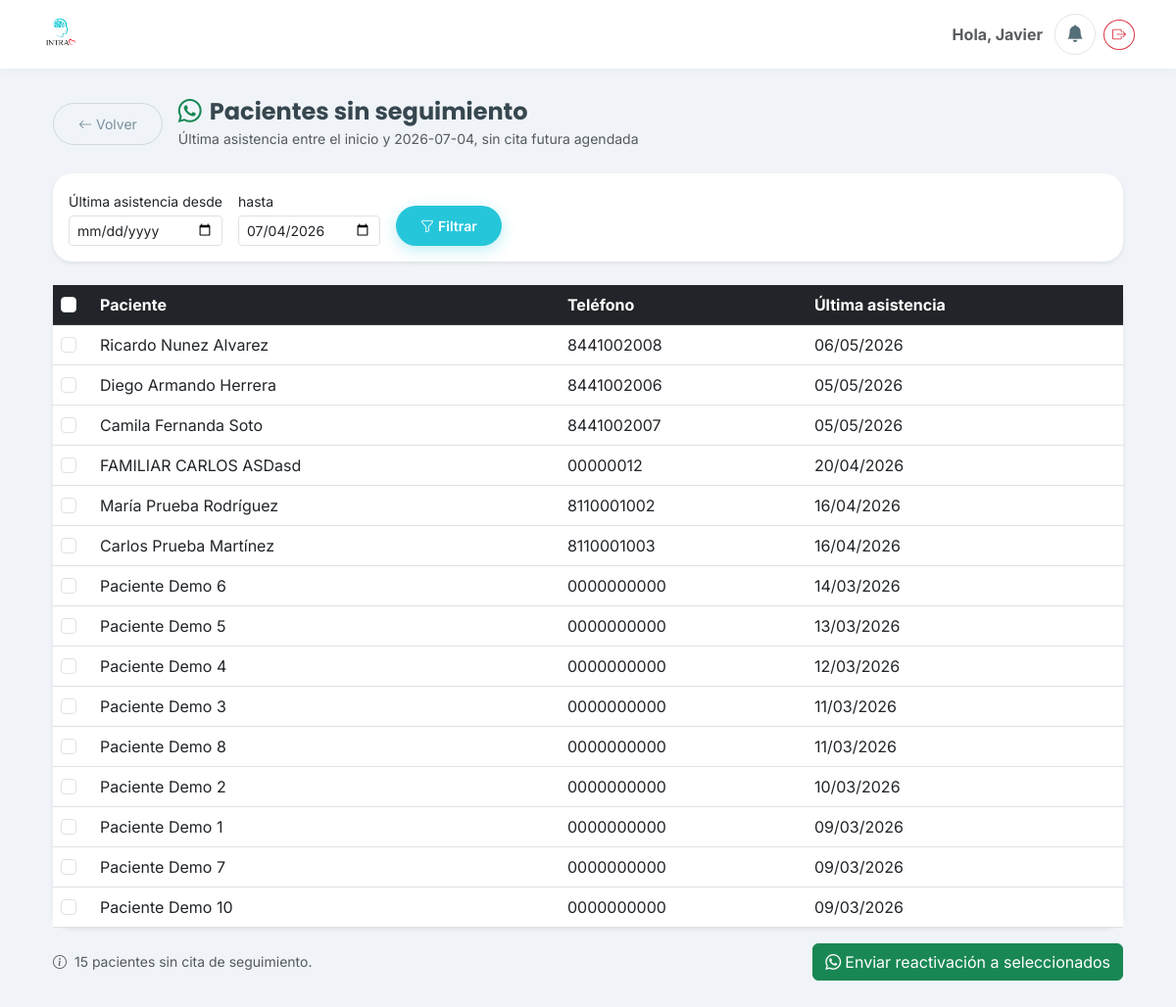
The app's page /pacientes/sin-seguimiento/ (signed in) with its own data.
### clinica/models.py (models this page shows, shortened)
class Paciente(models.Model):
    TIPO_CONTACTO_CHOICES = [
        ('propio', 'Propio'),
        ('madre', 'Madre'),
        ('padre', 'Padre'),
        ('pareja', 'Pareja'),
        ('otro', 'Otro'),
    ]
    SEXO_CHOICES = [
        ('Femenino', 'Femenino'),
        ('Masculino', 'Masculino'),
    ]
    usuario = models.OneToOneField(User, on_delete=models.SET_NULL, null=True, blank=True, related_name='perfil_paciente')
    nombre = models.CharField(max_length=200, verbose_name="Nombre Completo")
    fecha_nacimiento = models.DateField(verbose_name="Fecha de Nacimiento")
    nombre_normalizado = models.CharField(max_length=200, blank=True, editable=False)
    sexo = models.CharField(
        max_length=20,
        choices=SEXO_CHOICES,
        default='Femenino',
        verbose_name="Sexo"
    )
    telefono = models.CharField(max_length=20, verbose_name="Teléfono (WhatsApp)")
    identidad_contacto = models.CharField(max_length=20, choices=TIPO_CONTACTO_CHOICES, default='propio')
    servicio_inicial = models.ForeignKey('Servicio', on_delete=models.SET_NULL, null=True, verbose_name="Servicio Inicial")
    consentimiento_firmado = models.FileField(upload_to='documentos/', blank=True, null=True)
    estudio_socioeconomico = models.FileField(upload_to='documentos/', blank=True, null=True)
    apertura_expediente = models.FileField(upload_to='documentos/', blank=True, null=True)
    resumen_clinico = models.TextField(blank=True, null=True)
    empresa = models.ForeignKey(
        'Empresa', on_delete=models.SET_NULL, null=True, blank=True,
        related_name='pacientes'
    )
    division = models.ForeignKey(
        'Division', on_delete=models.SET_NULL, null=True, blank=True,
        related_name='pacientes', verbose_name='División'
    )
    pacientes_relacionados = models.ManyToManyField('self', blank=True, symmetrical=True)
    enlace_resultados = models.URLField(blank=True, null=True)
    fecha_registro = models.DateTimeField(auto_now_add=True)
    dado_de_alta = models.BooleanField(default=False, verbose_name="Dado de alta")
    fecha_alta = models.DateTimeField(null=True, blank=True)
    class Meta:
        verbose_name = "Paciente"
        verbose_name_plural = "Pacientes"

### clinica/views.py (the view)
@login_required
def pacientes_sin_seguimiento(request):
    hoy = timezone.localdate()
    desde_str = request.GET.get('desde', '')
    hasta_str = request.GET.get('hasta', '')
    desde = datetime.strptime(desde_str, '%Y-%m-%d').date() if desde_str else None
    hasta = datetime.strptime(hasta_str, '%Y-%m-%d').date() if hasta_str else hoy
    pacientes_con_cita_futura = Cita.objects.filter(
        fecha__gte=hoy,
        estatus__in=Cita.ESTATUS_ACTIVOS,
    ).values_list('paciente_id', flat=True)
    pacientes = (
        Paciente.objects.exclude(telefono='')
        .exclude(pk__in=pacientes_con_cita_futura)
        .annotate(ultima_asistencia=Max(
            'citas__fecha', filter=Q(citas__estatus=Cita.ESTATUS_SI_ASISTIO)
        ))
        .filter(ultima_asistencia__isnull=False, ultima_asistencia__lte=hasta)
    )
    if desde:
        pacientes = pacientes.filter(ultima_asistencia__gte=desde)
    return render(request, 'clinica/pacientes_sin_seguimiento.html', {
        'pacientes': pacientes.order_by('-ultima_asistencia'),
        'desde': desde_str,
        'hasta': hasta_str or hoy.isoformat(),
    })

### clinica/templates/clinica/pacientes_sin_seguimiento.html (shortened to what this page needs)
{% extends 'clinica/base.html' %}
{% block content %}
<div class="container mt-4 mb-5">
    <div class="d-flex align-items-center gap-3 mb-4">
        <a href="{% url 'home' %}" class="btn btn-outline-secondary btn-sm">
            <i class="bi bi-arrow-left me-1"></i>Volver
        </a>
        <div>
            <h4 class="mb-0 fw-bold">
                <i class="bi bi-whatsapp me-2 text-success"></i>Pacientes sin seguimiento
            </h4>
            <small class="text-muted">
                Última asistencia entre {{ desde|default:"el inicio" }} y {{ hasta }}, sin cita futura agendada
            </small>
        </div>
    </div>
    <form method="get" class="card border-0 shadow-sm mb-4">
        <div class="card-body d-flex flex-wrap gap-3 align-items-end">
            <div>
                <label for="desde" class="form-label small mb-1">Última asistencia desde</label>
                <input type="date" id="desde" name="desde" class="form-control form-control-sm" value="{{ desde }}">
            </div>
            <div>
                <label for="hasta" class="form-label small mb-1">hasta</label>
                <input type="date" id="hasta" name="hasta" class="form-control form-control-sm" value="{{ hasta }}">
            </div>
            <button type="submit" class="btn btn-primary btn-sm">
                <i class="bi bi-funnel me-1"></i>Filtrar
            </button>
        </div>
    </form>
    {% if pacientes %}
    <form id="form-reactivacion">
        <div class="card border-0 shadow-sm">
            <div class="card-body p-0">
                <div class="table-responsive">
                    <table class="table table-hover align-middle mb-0">
                        <thead class="table-dark">
                            <tr>
                                <th style="width:40px;">
                                    <input type="checkbox" id="check-todos" class="form-check-input">
                                </th>
                                <th>Paciente</th>
                                <th>Teléfono</th>
                                <th>Última asistencia</th>
                            </tr>
                        </thead>
                        <tbody>
                            {% for paciente in pacientes %}
                            <tr>
                                <td>
                                    <input type="checkbox" class="form-check-input check-paciente" value="{{ paciente.id }}">
                                </td>
                                <td>{{ paciente.nombre }}</td>
                                <td>{{ paciente.telefono }}</td>
                                <td>{{ paciente.ultima_asistencia|date:"d/m/Y" }}</td>
                            </tr>
                            {% endfor %}
                        </tbody>
                    </table>
                </div>
            </div>
        </div>
        <div class="d-flex justify-content-between align-items-center mt-3">
            <p class="text-muted small mb-0">
                <i class="bi bi-info-circle me-1"></i>
                {{ pacientes|length }} paciente{{ pacientes|length|pluralize }} sin cita de seguimiento.
            </p>
            <button type="submit" class="btn btn-success" id="btn-enviar-reactivacion">
                <i class="bi bi-whatsapp me-1"></i>Enviar reactivación a seleccionados
            </button>
        </div>
    </form>
    {% endif %}
</div>
{% endblock %}

### clinica/templates/clinica/base.html (shortened to what this page needs)
{% load static %}
<!DOCTYPE html>
<html lang="es">
<head>
    <link href="https://cdn.jsdelivr.net/npm/bootstrap@5.3.0/dist/css/bootstrap.min.css" rel="stylesheet">
    <link rel="stylesheet" href="https://cdn.jsdelivr.net/npm/bootstrap-icons@1.10.5/font/bootstrap-icons.css">
</head>
<body>
    <nav class="navbar navbar-expand-lg fixed-top">
        <div class="container">
            <a class="navbar-brand d-flex align-items-center" href="{% url 'home' %}">
               <img src="{% static 'clinica/images/logo.png' %}" alt="Logo INTRA" class="me-2">
            </a>
            <div class="d-flex align-items-center gap-2">
                <span class="me-1 text-muted fw-bold d-none d-md-block">
                    Hola, {{ user.username|title }}
                </span>
                {% if user.perfil_terapeuta %}
                <div class="position-relative">
                    <button id="btn-campanita"
                            class="btn-campanita"
                            type="button"
                            data-bs-toggle="offcanvas"
                            data-bs-target="#notifPanel"
                            title="Notificaciones"
                            aria-label="Ver notificaciones">
                        <i class="bi bi-bell-fill"></i>
                    </button>
                </div>
                {% endif %}
<form action="{% url 'logout' %}" method="post">
                    <button type="submit" class="btn btn-outline-danger btn-sm rounded-circle" title="Cerrar Sesión">
                        <i class="bi bi-box-arrow-right"></i>
                    </button>
                </form>
            </div>
        </div>
    </nav>
    <div class="container" style="margin-top: 100px;">
        {% block content %}
        {% endblock %}
    </div>
</body>
<link href="https://cdn.jsdelivr.net/npm/select2@4.1.0-rc.0/dist/css/select2.min.css" rel="stylesheet" />
<link rel="stylesheet" href="https://cdn.jsdelivr.net/npm/select2-bootstrap-5-theme@1.3.0/dist/select2-bootstrap-5-theme.min.css" />
</html>

### clinica/templates/clinica/base.html (style rules this page uses)
:root { --intra-primary: #26C6DA; --intra-secondary: #EF5350; --intra-dark: #37474F; --intra-light: #F0F4F8; --intra-white: #FFFFFF; }
body { background-color: var(--intra-light); font-family: 'Inter', sans-serif; color: var(--intra-dark); }
h1, h2, h3, h4, h5, .navbar-brand { font-family: 'Poppins', sans-serif; }
.btn-primary { background-color: var(--intra-primary); border: none; border-radius: 50px; padding: 10px 25px; font-weight: 600; box-shadow: 0 4px 15px rgba(38, 198, 218, 0.3); transition: all 0.3s ease; }
.btn-outline-secondary { border-color: #CFD8DC; color: #78909C; border-radius: 50px; padding: 10px 25px; }
.card { border: none; border-radius: 20px; box-shadow: 0 10px 30px rgba(0,0,0,0.05); }
.navbar { background-color: var(--intra-white); box-shadow: 0 2px 15px rgba(0,0,0,0.03); padding-top: 10px; padding-bottom: 10px; }
.navbar-brand img { height: 40px; width: auto; }
.btn-campanita { position: relative; width: 42px; height: 42px; border-radius: 50%; border: 1px solid #E0E6EC; background: #fff; color: #546E7A; display: inline-flex; align-items: center; justify-content: center; font-size: 1.1rem; transition: all .2s ease; cursor: pointer; }

### records on screen
Paciente: nombre "Ricardo Nunez Alvarez", telefono "8441002008", ultima_asistencia "06/05/2026"
Paciente: nombre "Diego Armando Herrera", telefono "8441002006", ultima_asistencia "05/05/2026"
Paciente: nombre "Camila Fernanda Soto", telefono "8441002007", ultima_asistencia "05/05/2026"
Paciente: nombre "FAMILIAR CARLOS ASDasd", telefono "00000012", ultima_asistencia "20/04/2026"
Paciente: nombre "María Prueba Rodríguez", telefono "8110001002", ultima_asistencia "16/04/2026"
Paciente: nombre "Carlos Prueba Martínez", telefono "8110001003", ultima_asistencia "16/04/2026"
Paciente: nombre "Paciente Demo 6", telefono "0000000000", ultima_asistencia "14/03/2026"
Paciente: nombre "Paciente Demo 5", telefono "0000000000", ultima_asistencia "13/03/2026"
Paciente: nombre "Paciente Demo 4", telefono "0000000000", ultima_asistencia "12/03/2026"
Paciente: nombre "Paciente Demo 3", telefono "0000000000", ultima_asistencia "11/03/2026"
Paciente: nombre "Paciente Demo 8", telefono "0000000000", ultima_asistencia "11/03/2026"
Paciente: nombre "Paciente Demo 2", telefono "0000000000", ultima_asistencia "10/03/2026"
Paciente: nombre "Paciente Demo 1", telefono "0000000000", ultima_asistencia "09/03/2026"
Paciente: nombre "Paciente Demo 7", telefono "0000000000", ultima_asistencia "09/03/2026"
Paciente: nombre "Paciente Demo 10", telefono "0000000000", ultima_asistencia "09/03/2026"

### other values on screen
{{ user.username|title }} "Javier"
{{ desde|default:"el inicio" }} "el inicio"
{{ hasta }} "2026-07-04"
{{ pacientes|length }} "15"
